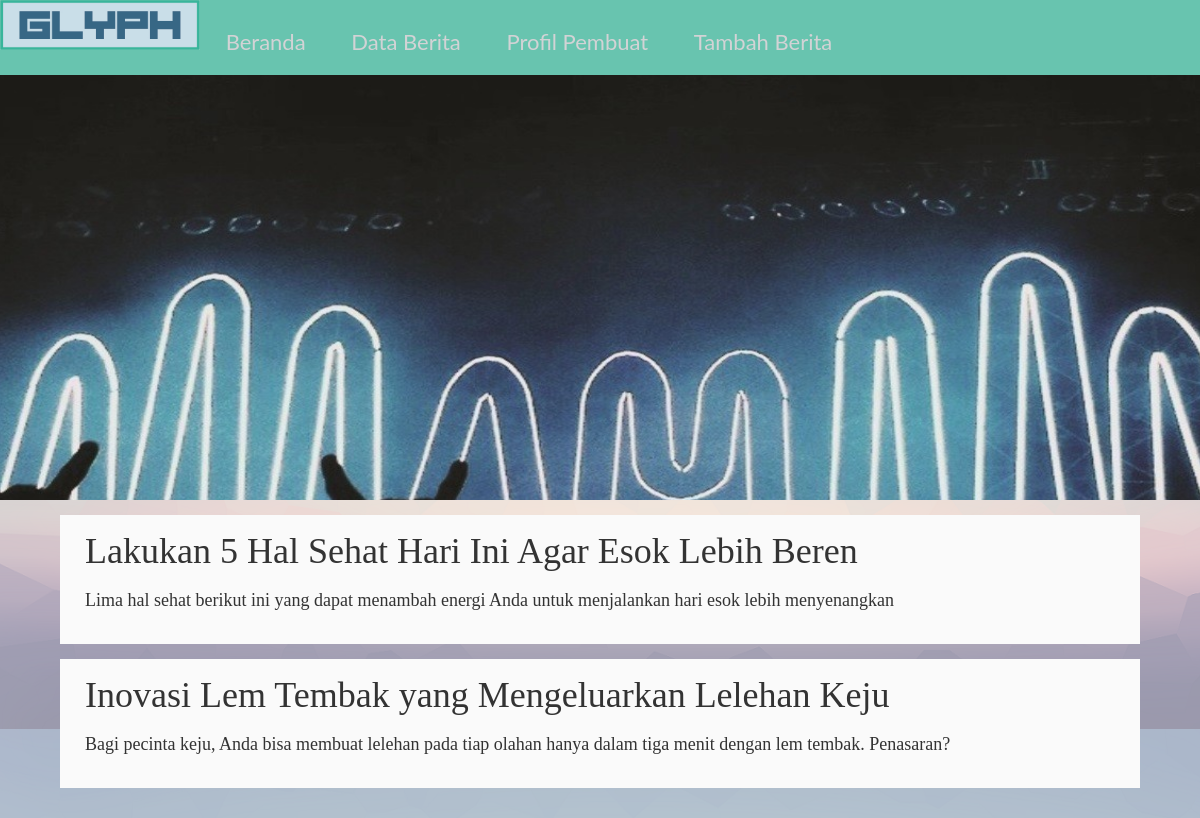
The page / on the database its author committed.
### tables this page shows
CREATE TABLE IF NOT EXISTS `tb_berita` (
  `ID` int(200) NOT NULL AUTO_INCREMENT,
  `judul` varchar(50) NOT NULL,
  `konten` text NOT NULL,
  `kategori` varchar(50) NOT NULL,
  `sub_judul` text NOT NULL,
  PRIMARY KEY (`ID`)
);

### index.php (the view, shortened to what this page needs)
<?php
	require_once "connect.php";
?>
<!DOCTYPE html>
<html>
<head>
</head>
<body>
    <div>
        <div class="header">
			<img src="logoweb2.jpg">
            <a href="index.php"> Beranda </a>
            <a href="news_data.php"> Data Berita </a>
			<a href="about.php"> Profil Pembuat </a>
            <a href="add_berita.php" > Tambah Berita </a>
        </div>
        <div class="parallax"></div>
        <div class="content">
			<?php
			$query = 'SELECT * FROM tb_berita';
			$result = mysqli_query($connect, $query);
			if($result){ ?>
            <div class="news-item-overlay">
			<?php
				if(mysqli_num_rows($result)) {
					while($row = mysqli_fetch_assoc($result)){ ?>
				<a href="content.php" style="text-decoration:none;">
                <div class="news-item"><?php echo $row['judul']; ?>
						<div class="news-detail">
							<p><?php echo $row['sub_judul']; ?></p>
						</div>
                </div>
					<?php
						}
					}
					echo '</a>';
				}
			?>
            </div>
        </div>
    </div>
</body>
</html>

### index.php (style rules this page uses)
body { margin: 0px; border: 0px; padding: 0px; background-image: url("background.png"); background-attachment: fixed; }
.parallax { background-image: url("parallax.jpg"); height: 500px; background-attachment: fixed; background-position: center; background-repeat: no-repeat; background-size: cover; }
.news-item-overlay { background-color: rgba(255, 255, 255, 0.6); padding-top: 15px; padding-bottom: 15px; }
.news-item { margin-left: 5%; margin-right: 5%; margin-bottom: 15px; background-color: #FAFAFA; color: #333333; padding-left: 25px; padding-right: 25px; padding-top: 15px; padding-bottom: 15px; font-size: 36px; }
.news-detail { font-size: 18px; margin-top: 5px; margin-bottom: 5px; }
.header { background-color: #68C4AF; overflow: auto; font-size: 22px; font-family: "Lato", sans-serif; position: fixed; top: 0px; width: 100%; }
div.header a { display: inline-block; transition: 0.3s; color: #D2D3D5; text-align: center; padding: 20px; text-decoration: none; }
img { width:200px; height:50px; }

### rows shown on the page
tb_berita: judul "Lakukan 5 Hal Sehat Hari Ini Agar Esok Lebih Beren", sub_judul "Lima hal sehat berikut ini yang dapat menambah energi Anda untuk menjalankan hari esok lebih menyenangkan"
tb_berita: judul "Inovasi Lem Tembak yang Mengeluarkan Lelehan Keju", sub_judul "Bagi pecinta keju, Anda bisa membuat lelehan pada tiap olahan hanya dalam tiga menit dengan lem tembak. Penasaran?"
